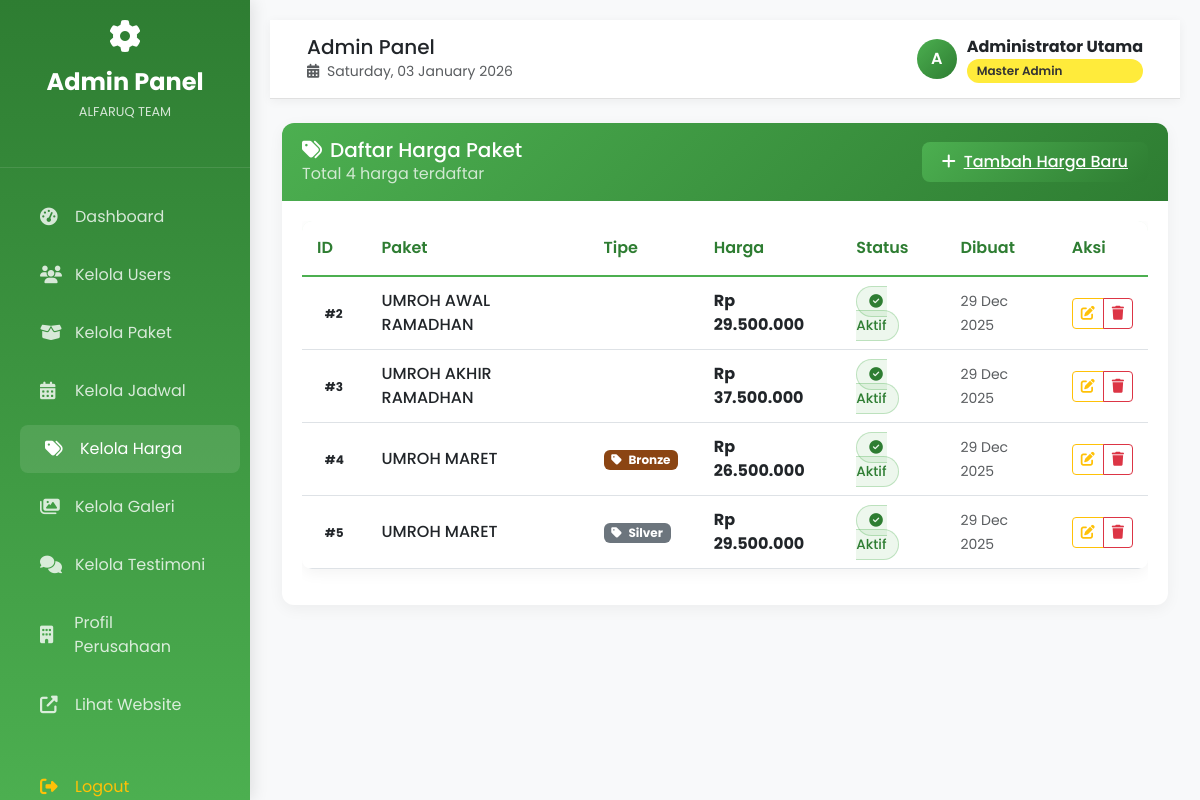
/admin/price.php (signed in), run on the app's committed database.
### tables this page shows
CREATE TABLE `package_prices` (
  `id` int(11) NOT NULL,
  `package_id` int(11) NOT NULL,
  `type` enum('bronze','silver','gold','platinum','') NOT NULL,
  `price` decimal(10,2) NOT NULL,
  `is_active` tinyint(1) DEFAULT 1,
  `created_at` timestamp NOT NULL DEFAULT current_timestamp()
);

CREATE TABLE `packages` (
  `id` int(11) NOT NULL,
  `name` varchar(255) NOT NULL,
  `description` text DEFAULT NULL,
  `duration` int(11) NOT NULL,
  `facilities` text DEFAULT NULL,
  `image` varchar(255) DEFAULT NULL,
  `is_active` tinyint(1) DEFAULT 1,
  `is_popular` tinyint(1) DEFAULT 0,
  `created_at` timestamp NOT NULL DEFAULT current_timestamp(),
  `updated_at` timestamp NOT NULL DEFAULT current_timestamp() ON UPDATE current_timestamp()
);

### admin/price.php (the view, shortened to what this page needs)
<?php
require_once '../config/database.php';
$action = isset($_GET['action']) ? $_GET['action'] : 'list';
$stmt = $pdo->query("SELECT pp.*, p.name as package_name FROM package_prices pp LEFT JOIN packages p ON pp.package_id = p.id ORDER BY pp.package_id, pp.type");
$prices = $stmt->fetchAll();
?>
<!DOCTYPE html>
<html lang="id">
<head>
</head>
<body>
    <?php include 'includes/header.php'; ?>
    <div class="container-fluid mt-4">
        <?php if ($action == 'list'): ?>
        <div class="admin-card">
            <div class="card-header d-flex justify-content-between align-items-center">
                <div>
                    <h5 class="mb-0"><i class="fas fa-tags me-2"></i>Daftar Harga Paket</h5>
                    <p class="text-white mb-0 opacity-75">Total <?php echo count($prices); ?> harga terdaftar</p>
                </div>
                <a href="?action=create" class="btn-admin-primary">
                    <i class="fas fa-plus me-2"></i>Tambah Harga Baru
                </a>
            </div>
            <div class="card-body">
                <?php if (empty($prices)): ?>
                    <div class="text-center py-5">
                        <i class="fas fa-tags fa-4x text-muted mb-4"></i>
                        <h5 class="text-muted">Belum ada harga</h5>
                        <p class="text-muted mb-4">Mulai dengan menambahkan harga baru</p>
                        <a href="?action=create" class="btn-admin-primary">
                            <i class="fas fa-plus me-2"></i>Tambah Harga Pertama
                        </a>
                    </div>
                <?php else: ?>
                    <div class="table-responsive">
                        <table class="table admin-table">
                            <thead>
                                <tr>
                                    <th>ID</th>
                                    <th>Paket</th>
                                    <th>Tipe</th>
                                    <th>Harga</th>
                                    <th>Status</th>
                                    <th>Dibuat</th>
                                    <th>Aksi</th>
                                </tr>
                            </thead>
                            <tbody>
                                <?php foreach ($prices as $item):
                                    $type_name = empty($item['type']) ? 'Reguler' : ucfirst($item['type']);
                                    $type_color = match($item['type']) {
                                        'bronze' => 'bg-brown',
                                        'silver' => 'bg-secondary',
                                        'gold' => 'bg-warning text-dark',
                                        'platinum' => 'bg-light',
                                        default => 'bg-light-green'
                                    };
                                    $price_formatted = 'Rp ' . number_format($item['price'], 0, ',', '.');
                                ?>
                                <tr>
                                    <td>
                                        <span class="badge bg-light-green text-dark">#<?php echo $item['id']; ?></span>
                                    </td>
                                    <td>
                                        <div class="fw-medium"><?php echo htmlspecialchars($item['package_name']); ?></div>
                                    </td>
                                    <td>
                                        <span class="badge <?php echo $type_color; ?>">
                                            <i class="fas fa-tag me-1"></i>
                                            <?php echo htmlspecialchars($type_name); ?>
                                        </span>
                                    </td>
                                    <td>
                                        <div class="fw-bold text-dark"><?php echo $price_formatted; ?></div>
                                    </td>
                                    <td>
                                        <span class="status-badge <?php echo $item['is_active'] ? 'status-active' : 'status-inactive'; ?>">
                                            <i class="fas fa-<?php echo $item['is_active'] ? 'check-circle' : 'times-circle'; ?> me-1"></i>
                                            <?php echo $item['is_active'] ? 'Aktif' : 'Nonaktif'; ?>
                                        </span>
                                    </td>
                                    <td>
                                        <small class="text-muted">
                                            <?php echo date('d M Y', strtotime($item['created_at'])); ?>
                                        </small>
                                    </td>
                                    <td>
                                        <div class="btn-group btn-group-sm">
                                            <a href="?action=edit&id=<?php echo $item['id']; ?>"
                                               class="btn btn-outline-warning"
                                               data-bs-toggle="tooltip"
                                               title="Edit">
                                                <i class="fas fa-edit"></i>
                                            </a>
                                            <button type="button"
                                                    onclick="confirmDelete(<?php echo $item['id']; ?>, '<?php echo addslashes($item['package_name'] . ' - ' . $type_name . ': ' . $price_formatted); ?>')"
                                                    class="btn btn-outline-danger"
                                                    data-bs-toggle="tooltip"
                                                    title="Hapus">
                                                <i class="fas fa-trash"></i>
                                            </button>
                                        </div>
                                    </td>
                                </tr>
                                <?php endforeach; ?>
                            </tbody>
                        </table>
                    </div>
                <?php endif; ?>
            </div>
        </div>
        <?php endif; ?>
    </div>
    <?php include 'includes/footer.php'; ?>
</body>
</html>

### admin/includes/header.php (style rules this page uses)
:root { --primary-green: #4CAF50; --dark-green: #2E7D32; --light-green: #E8F5E9; --accent-yellow: #FFEB3B; }
body { font-family: 'Poppins', sans-serif; background-color: #f8f9fa; }
.admin-card { background: white; border-radius: 12px; border: none; box-shadow: 0 4px 15px rgba(0,0,0,0.05); transition: transform 0.3s; }
.admin-card .card-header { background: linear-gradient(135deg, var(--primary-green) 0%, var(--dark-green) 100%); color: white; border-radius: 12px 12px 0 0 !important; padding: 15px 20px; border: none; }
.admin-card .card-body { padding: 20px; }
.btn-admin-primary { background: linear-gradient(135deg, var(--primary-green) 0%, var(--dark-green) 100%); color: white; border: none; border-radius: 8px; padding: 8px 20px; font-weight: 500; transition: all 0.3s; }
.admin-table { background: white; border-radius: 10px; overflow: hidden; box-shadow: 0 4px 15px rgba(0,0,0,0.05); }
.admin-table thead { background: var(--light-green); }
.admin-table th { font-weight: 600; color: var(--dark-green); border-bottom: 2px solid var(--primary-green); padding: 15px; }
.admin-table td { padding: 12px 15px; vertical-align: middle; }
.status-badge { padding: 5px 12px; border-radius: 20px; font-size: 0.85rem; font-weight: 500; }
.status-active { background: rgba(76, 175, 80, 0.1); color: var(--dark-green); border: 1px solid rgba(76, 175, 80, 0.3); }
.bg-brown { background: #8B4513 !important; color: white !important; }

### data on the page
package_prices: id "2", package.name "UMROH AWAL RAMADHAN", price "Rp 29.500.000", is_active 1 (drawn), created_at "29 Dec 2025"
package_prices: id "3", package.name "UMROH AKHIR RAMADHAN", price "Rp 37.500.000", is_active 1 (drawn), created_at "29 Dec 2025"
package_prices: id "4", package.name "UMROH MARET", type "Bronze", price "Rp 26.500.000", is_active 1 (drawn), created_at "29 Dec 2025"
package_prices: id "5", package.name "UMROH MARET", type "Silver", price "Rp 29.500.000", is_active 1 (drawn), created_at "29 Dec 2025"

### other printed values
$page_titles[$current_page] "Admin Panel"
substr($_SESSION['admin_full_name'], 0, 1) "A"
$_SESSION['admin_full_name'] "Administrator Utama"
count($prices) "4"
